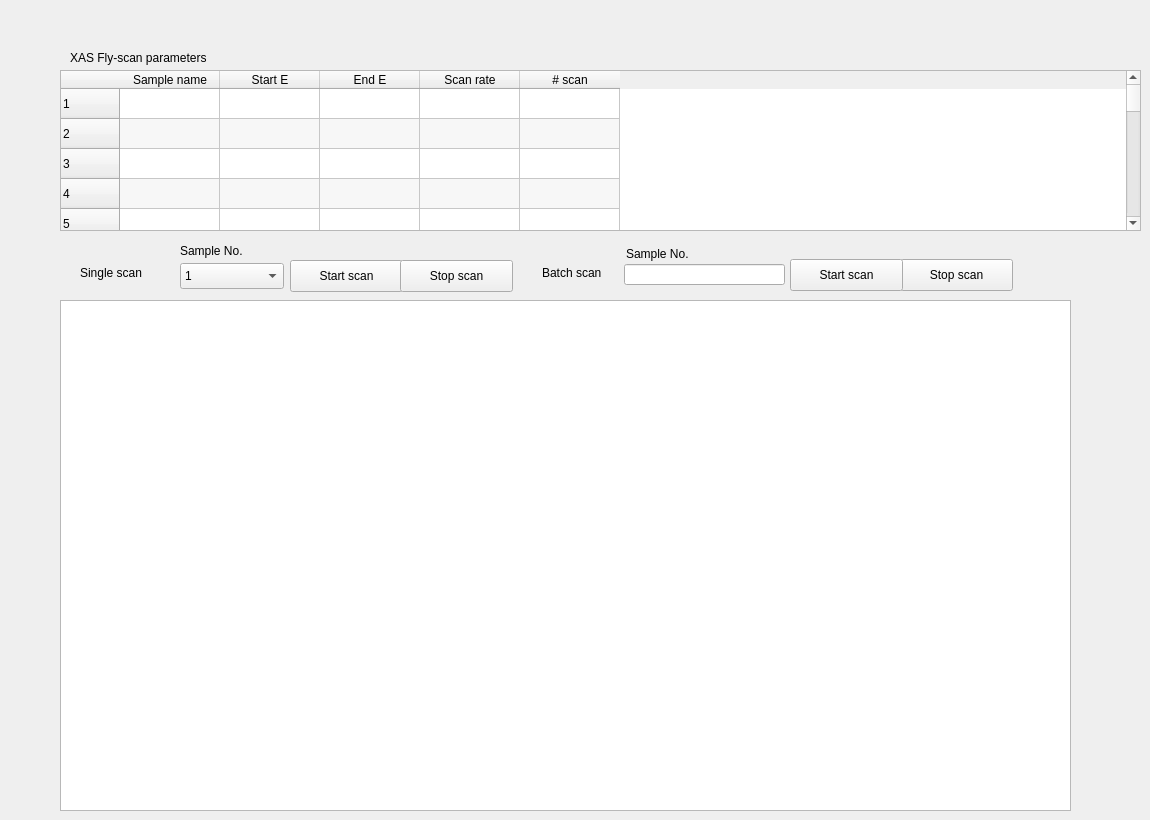
    <widget class="QWidget" name="tab_XASfly">
     <attribute name="title">
      <string>XAS-Fly scan</string>
     </attribute>
     <widget class="QLabel" name="label_XASfly_param">
      <property name="geometry">
       <rect>
        <x>70</x>
        <y>50</y>
        <width>171</width>
        <height>16</height>
       </rect>
      </property>
      <property name="text">
       <string>XAS Fly-scan parameters</string>
      </property>
     </widget>
     <widget class="QTableWidget" name="tableWidget_XASfly">
      <property name="geometry">
       <rect>
        <x>60</x>
        <y>70</y>
        <width>1081</width>
        <height>161</height>
       </rect>
      </property>
      <property name="alternatingRowColors">
       <bool>true</bool>
      </property>
      <row>
       <property name="text">
        <string>1</string>
       </property>
      </row>
      <row>
       <property name="text">
        <string>2</string>
       </property>
      </row>
      <row>
       <property name="text">
        <string>3</string>
       </property>
      </row>
      <row>
       <property name="text">
        <string>4</string>
       </property>
      </row>
      <row>
       <property name="text">
        <string>5</string>
       </property>
      </row>
      <row>
       <property name="text">
        <string>6</string>
       </property>
      </row>
      <row>
       <property name="text">
        <string>7</string>
       </property>
      </row>
      <row>
       <property name="text">
        <string>8</string>
       </property>
      </row>
      <row>
       <property name="text">
        <string>9</string>
       </property>
      </row>
      <row>
       <property name="text">
        <string>11</string>
       </property>
      </row>
      <row>
       <property name="text">
        <string>New Row</string>
       </property>
      </row>
      <row>
       <property name="text">
        <string>12</string>
       </property>
      </row>
      <row>
       <property name="text">
        <string>13</string>
       </property>
      </row>
      <row>
       <property name="text">
        <string>14</string>
       </property>
      </row>
      <row>
       <property name="text">
        <string>15</string>
       </property>
      </row>
      <row>
       <property name="text">
        <string>16</string>
       </property>
      </row>
      <row>
       <property name="text">
        <string>17</string>
       </property>
      </row>
      <row>
       <property name="text">
        <string>18</string>
       </property>
      </row>
      <row>
       <property name="text">
        <string>19</string>
       </property>
      </row>
      <row>
       <property name="text">
        <string>20</string>
       </property>
      </row>
      <row>
       <property name="text">
        <string>21</string>
       </property>
      </row>
      <row>
       <property name="text">
        <string>22</string>
       </property>
      </row>
      <row>
       <property name="text">
        <string>24</string>
       </property>
      </row>
      <column>
       <property name="text">
        <string>Sample name</string>
       </property>
      </column>
      <column>
       <property name="text">
        <string>Start E</string>
       </property>
      </column>
      <column>
       <property name="text">
        <string>End E</string>
       </property>
      </column>
      <column>
       <property name="text">
        <string>Scan rate</string>
       </property>
      </column>
      <column>
       <property name="text">
        <string># scan</string>
       </property>
      </column>
     </widget>
     <widget class="PlotWidget" name="Efly_plot">
      <property name="geometry">
       <rect>
        <x>60</x>
        <y>300</y>
        <width>1011</width>
        <height>511</height>
       </rect>
      </property>
     </widget>
     <widget class="QLabel" name="label_Efly_scan">
      <property name="geometry">
       <rect>
        <x>80</x>
        <y>265</y>
        <width>81</width>
        <height>16</height>
       </rect>
      </property>
      <property name="text">
       <string>Single scan</string>
      </property>
     </widget>
     <widget class="QComboBox" name="comboBox_Efly_single">
      <property name="geometry">
       <rect>
        <x>180</x>
        <y>263</y>
        <width>104</width>
        <height>26</height>
       </rect>
      </property>
      <property name="mouseTracking">
       <bool>false</bool>
      </property>
      <property name="acceptDrops">
       <bool>true</bool>
      </property>
      <item>
       <property name="text">
        <string>1</string>
       </property>
      </item>
      <item>
       <property name="text">
        <string>2</string>
       </property>
      </item>
      <item>
       <property name="text">
        <string>3</string>
       </property>
      </item>
      <item>
       <property name="text">
        <string>4</string>
       </property>
      </item>
      <item>
       <property name="text">
        <string>5</string>
       </property>
      </item>
      <item>
       <property name="text">
        <string>6</string>
       </property>
      </item>
      <item>
       <property name="text">
        <string>7</string>
       </property>
      </item>
      <item>
       <property name="text">
        <string>8</string>
       </property>
      </item>
      <item>
       <property name="text">
        <string>9</string>
       </property>
      </item>
      <item>
       <property name="text">
        <string>10</string>
       </property>
      </item>
     </widget>
     <widget class="QLabel" name="label_Efly_single_sample">
      <property name="geometry">
       <rect>
        <x>180</x>
        <y>243</y>
        <width>81</width>
        <height>16</height>
       </rect>
      </property>
      <property name="text">
       <string>Sample No.</string>
      </property>
     </widget>
     <widget class="QPushButton" name="Btn_StartScan_single_Efly">
      <property name="geometry">
       <rect>
        <x>290</x>
        <y>260</y>
        <width>113</width>
        <height>32</height>
       </rect>
      </property>
      <property name="text">
       <string>Start scan</string>
      </property>
     </widget>
     <widget class="QPushButton" name="Btn_StartScan_single_Efly_2">
      <property name="geometry">
       <rect>
        <x>400</x>
        <y>260</y>
        <width>113</width>
        <height>32</height>
       </rect>
      </property>
      <property name="text">
       <string>Stop scan</string>
      </property>
     </widget>
     <widget class="QLabel" name="label_Batchscan">
      <property name="geometry">
       <rect>
        <x>542</x>
        <y>265</y>
        <width>81</width>
        <height>16</height>
       </rect>
      </property>
      <property name="text">
       <string>Batch scan</string>
      </property>
     </widget>
     <widget class="QPushButton" name="Btn_StopScan_batch_Efly">
      <property name="geometry">
       <rect>
        <x>900</x>
        <y>259</y>
        <width>113</width>
        <height>32</height>
       </rect>
      </property>
      <property name="text">
       <string>Stop scan</string>
      </property>
     </widget>
     <widget class="QPushButton" name="Btn_StartScan_Batch_Efly">
      <property name="geometry">
       <rect>
        <x>790</x>
        <y>259</y>
        <width>113</width>
        <height>32</height>
       </rect>
      </property>
      <property name="text">
       <string>Start scan</string>
      </property>
     </widget>
     <widget class="QLineEdit" name="lineEdit_BatchE_para">
      <property name="geometry">
       <rect>
        <x>624</x>
        <y>264</y>
        <width>161</width>
        <height>21</height>
       </rect>
      </property>
     </widget>
     <widget class="QLabel" name="label_BatchE_sample">
      <property name="geometry">
       <rect>
        <x>626</x>
        <y>246</y>
        <width>81</width>
        <height>16</height>
       </rect>
      </property>
      <property name="text">
       <string>Sample No.</string>
      </property>
     </widget>
    </widget>
